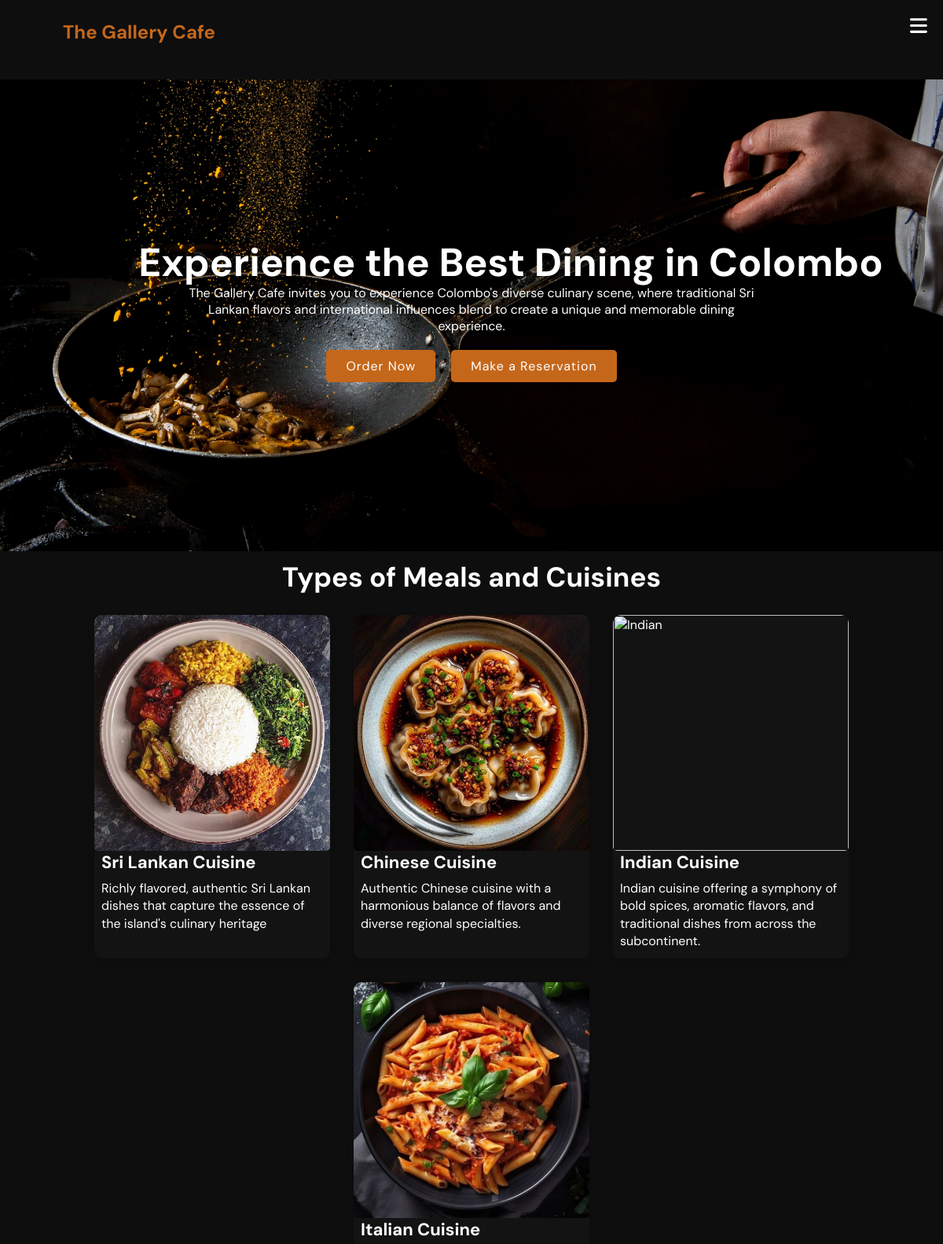
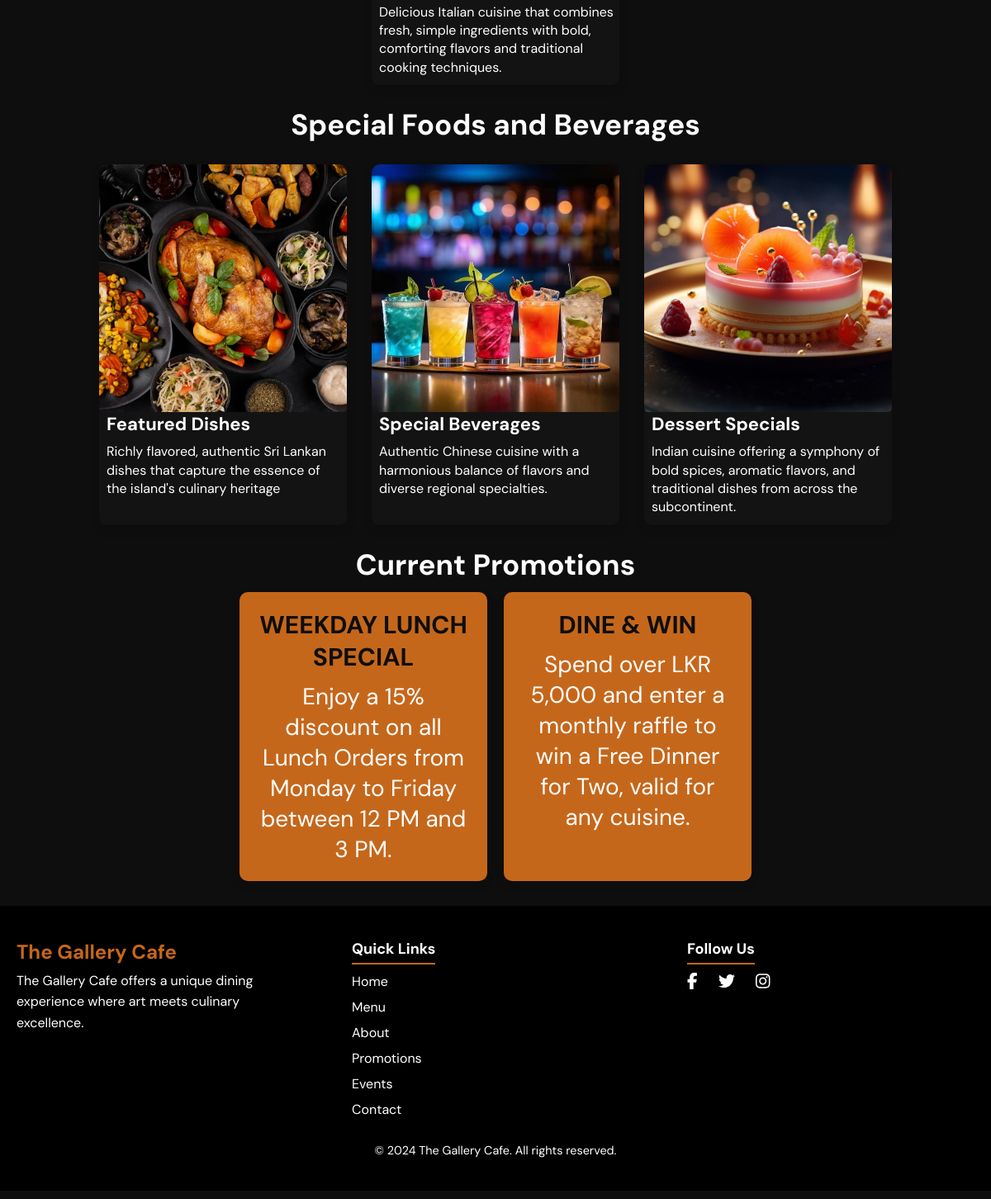
Page /hero.php on the committed database (2 pictures, top to bottom).
### tables this page shows
CREATE TABLE `promotions` (
  `id` int(11) NOT NULL,
  `title` varchar(255) NOT NULL,
  `description` text NOT NULL,
  `discount` varchar(50) DEFAULT NULL,
  `start_date` date DEFAULT NULL,
  `end_date` date DEFAULT NULL
);

### hero.php (the view, shortened to what this page needs)
<!DOCTYPE html>
<html lang="en">
    <head>
        <link rel="stylesheet" href="https://cdnjs.cloudflare.com/ajax/libs/font-awesome/6.4.2/css/all.min.css"
 />
        <link rel="stylesheet" href="./styles.css" />
        <link rel="stylesheet" href="./responsive.css">
        <link rel="stylesheet" href="./script.js">
    </head>
<body>
<section id="main">
    <div class="container">
<nav>
    <div class="logo">
        <h2 class="logo-heading">The Gallery Cafe</h2>
    </div>
    <div class="hamburger" id="hamburger">
        <i class="fas fa-bars hamburger-icon"></i>
    </div>
</nav>
        <div class="main-content">
            <h1 class="intro-heading">Experience the Best Dining in Colombo</h1>
            <p>The Gallery Cafe invites you to experience Colombo's diverse culinary scene, where traditional Sri Lankan flavors and international
                influences blend to create a unique and memorable dining experience.</p>
        </div>
        <div class="intro-buttons">
            <button class="btn btn-primary" onclick="location.href='menu.php'">Order Now</button>
            <button class="btn btn-primary" onclick="location.href='reservations.php'">Make a Reservation</button>
        </div>
        </div>
</section>
<section id="cuisines">
    <div class="container">
        <div class="section-title">
            <h2>Types of Meals and Cuisines</h2>
        </div>
        <div class="cards">
            <div class="card">
                <img src="./img/Sri Lankan Cuisine.jpg" alt="Sri Lanka">
                <h3>Sri Lankan Cuisine</h3>
                <p>Richly flavored, authentic Sri Lankan dishes that capture
                    the essence of the island's culinary heritage</p>
            </div>
            <div class="card">
                <img src="./img/Chinese Cuisine.jpg" alt="Chinese">
                <h3>Chinese Cuisine</h3>
                <p>Authentic Chinese cuisine with a harmonious balance of flavors
                    and diverse regional specialties.</p>
            </div>
            <div class="card">
             <img src="./img/Indian Cuisine.jpg" alt="Indian">
                <h3>Indian Cuisine</h3>
                <p>Indian cuisine offering a symphony of bold spices, aromatic
                    flavors, and traditional dishes from across the subcontinent.</p>
            </div>
            <div class="card">
                <img src="./img/Italian Cuisine.jpg" alt="Italian">
                <h3>Italian Cuisine</h3>
                <p>Delicious Italian cuisine that combines fresh, simple ingredients with bold,
                comforting flavors and traditional cooking techniques.</p>
            </div>
        </div>
    </div>
</section>
<section id="special-foods">
    <div class="container">
        <div class="section-title">
            <h2>Special Foods and Beverages</h2>
        </div>
        <div class="cards">
            <div class="card">
                <img src="./img/foods.jpg" alt="Featured Dishes">
                <h3>Featured Dishes</h3>
                <p>Richly flavored, authentic Sri Lankan dishes that capture
                    the essence of the island's culinary heritage</p>
            </div>
            <div class="card">
                <img src="./img/beverages.jpg" alt="Special Beverages">
                <h3>Special Beverages</h3>
                <p>Authentic Chinese cuisine with a harmonious balance of flavors
                    and diverse regional specialties.</p>
            </div>
            <div class="card">
                <img src="./img/desserts.jpg" alt="Dessert Specials">
                <h3>Dessert Specials</h3>
                <p>Indian cuisine offering a symphony of bold spices, aromatic
                    flavors, and traditional dishes from across the subcontinent.</p>
            </div>
        </div>
    </div>
</section>
<?php
include('./dbconn.php');
$promotions = mysqli_query($conn, "SELECT * FROM promotions");
?>
<section id="promotions">
    <div class="section-title">
        <h2>Current Promotions</h2>
    </div>
    <div class="promo-container">
        <?php if(mysqli_num_rows($promotions) > 0): ?>
            <?php while($promo = mysqli_fetch_assoc($promotions)): ?>
                <div class="promo-card">
                    <h3><?php echo $promo['title']; ?></h3>
                    <p><?php echo $promo['description']; ?></p>
                </div>
            <?php endwhile; ?>
        <?php else: ?>
            <p>No promotions available at the moment.</p>
        <?php endif; ?>
    </div>
</section>
<section id="footer">
    <div class="footer-container">
        <div class="footer-content">
            <h2 class="logo-heading">The Gallery Cafe</h2>
            <p>The Gallery Cafe offers a unique dining experience where art meets culinary excellence.</p>
        </div>
        <div class="footer-content">
            <h3>Quick Links</h3>
            <ul class="footer-links">
                <li><a href="hero.php">Home</a></li>
                <li><a href="menu.php">Menu</a></li>
                <li><a href="about.php">About</a></li>
                <li><a href="hero.php#promotions">Promotions</a></li>
                <li><a href="events.php">Events</a></li>
                <li><a href="contact.php">Contact</a></li>
            </ul>
        </div>
        <div class="footer-content">
            <h3>Follow Us</h3>
            <ul class="social-links">
                <li><a href="#"><i class="fab fa-facebook-f"></i></a></li>
                <li><a href="#"><i class="fab fa-twitter"></i></a></li>
                <li><a href="#"><i class="fab fa-instagram"></i></a></li>
            </ul>
        </div>
    </div>
    <div class="footer-bottom">
        <p>&copy; 2024 The Gallery Cafe. All rights reserved.</p>
    </div>
</section>
</body>
</html>

### styles.css (style rules this page uses)
* { margin: 0; padding: 0; box-sizing: border-box; }
body { font-family: "DM Sans", sans-serif; background-color: #0e0e0e; color: #fff; }
#main { background-image: url(./img/heroimg.jpg); background-size: cover; background-repeat: no-repeat; background-position: center center; height: 600px; }
nav { display: flex; justify-content: space-between; align-items: center; background-color: #0e0e0e; position: fixed; top: 0; width: 100%; height: 80px; padding: 0; margin: 0; }
section { margin: 10px auto; }
.logo { padding: 0 5rem; }
.logo-heading { color: #c5671b; }
.intro-buttons { display: flex; justify-content: center; align-items: center; gap: 50px; margin-top: 10 px; }
.btn { padding: 10px 25px; border-radius: 5px; cursor: pointer; letter-spacing: 1px; border: none; font-family: "DM Sans", sans-serif; font-size: medium; }
.btn-primary { background-color: #c5671b; color: #fff; border-radius: 5px; }
.main-content { display: flex; flex-direction: column; align-items: center; justify-content: center; text-align: center; margin-top: 80px; color: #fff; }
.main-content .intro-heading { font-size: 70px; margin-top: 200px; margin-left: 100px; text-align: left; }
.main-content p { max-width: 800px; margin-top: -10px; margin-bottom: 10px; text-align: center; }
.hamburger-icon { color: #fff; position: absolute; top: 20px; right: 20px; display: none; font-size: 25px; }
nav { display: flex; justify-content: space-between; align-items: center; background-color: #0e0e0e; position: fixed; top: 0; width: 100%; height: 80px; padding: 0; margin: 0; z-index: 1000; }
.section-title h2 { font-size: 35px; text-align: center; }
.cards { margin-top: 10px; display: flex; justify-content:center; flex-wrap: wrap; }
.card { width: 300px; background-color:#2121213f; border-radius: 10px; overflow: hidden; box-shadow: 1px 1px 1px #0e0e0e; margin: 15px; box-shadow: 0 6px 12px rgba(0, 0, 0, 0.1); transition: transform 0.3s, box-shadow 0.3s; }
.card img { width: 100%; height: 300px; object-fit: cover; border-radius: 5px; }
.card h3 { color: #fff; font-size: 22px; margin-bottom: 8px; text-align: left; margin-left: 9px; }
.card p { color: #fff; font-size: 16px; line-height: 1.4; margin-top: 5px; margin-left: 9px; margin-right: 5px; margin-bottom: 10px; }
.promo-container { margin-top: 10px; display: flex; justify-content: center; flex-wrap: wrap; gap: 20px; }
.promo-card { background-color: #c5671b; border-radius: 10px; padding: 20px; width: 300px; box-shadow: 0 6px 12px rgba(0, 0, 0, 0.1); transition: transform 0.3s, box-shadow 0.3s; margin-bottom: 20px; }
.promo-card h3 { font-size: 30px; color: #0e0e0e; text-align: center; margin-bottom: 10px; }
.promo-card p { text-align: center; font-size: 28px; color: #fff; }
#footer { background-color: #000000; color: #fff; padding: 40px 0; }
.footer-container { gap: 30px; display: flex; justify-content: space-between; max-width: 1200px; margin: 0 auto; flex-wrap: wrap; padding-left: 20px; padding-right: 20px; }
.footer-content { width: 30%; }
.footer-content h3 { font-size: 18px; margin-bottom: 10px; padding-bottom: 5px; border-bottom: 2px solid #c5671b; display: inline-block; }
.footer-content p { margin-top: 7px; line-height: 1.6; }
.footer-links { list-style: none; padding: 0; }
.footer-links li { margin-bottom: 10px; }
.footer-links li a { color: #fff; text-decoration: none; }
.social-links { list-style: none; padding: 0; display: flex; gap: 25px; }
.social-links li a { color: #fff; font-size: 20px; }
.footer-bottom { text-align: center; font-size: 0.9rem; margin-top: 20px; }
@media screen and (min-width: 200px) and (max-width: 1227px) { .hamburger-icon { display: block; } }

### responsive.css (style rules this page uses)
@media only screen and (min-width: 601px) and (max-width: 1250px) { #main { justify-content: center; align-items: center; background-position: left center; } }
@media only screen and (min-width: 601px) and (max-width: 1250px) { .main-content .intro-heading { font-size: 50px; } }
@media only screen and (min-width: 601px) and (max-width: 1250px) { .main-content p { max-width: 750px; margin-left: 110px; margin-right: 110px; margin-top: -5px; } }
@media only screen and (min-width: 601px) and (max-width: 1250px) { .intro-buttons { gap: 20px; margin-top: 10px; } }

### rows in the picture
promotions: title "WEEKDAY LUNCH SPECIAL", description "Enjoy a 15% discount on all Lunch Orders from Monday to Friday between 12 PM and 3 PM."
promotions: title "DINE & WIN", description "Spend over LKR 5,000 and enter a monthly raffle to win a Free Dinner for Two, valid for any cuisine."
